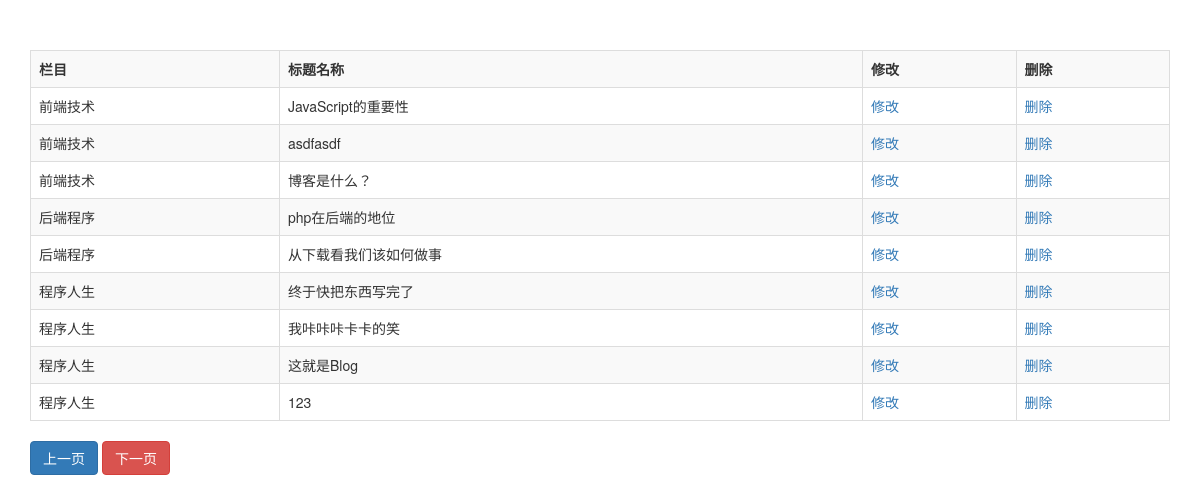
/admin/content/index.php, run on an earlier commit of the app's database.
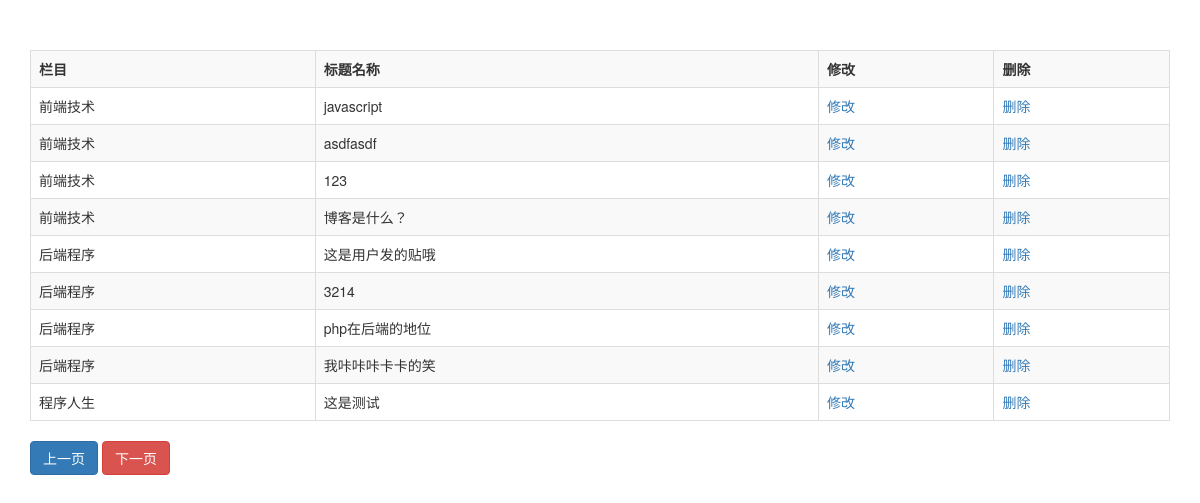
And on a later commit of the database.
### tables this page shows
CREATE TABLE `topic` (
  `id` int(50) unsigned NOT NULL AUTO_INCREMENT,
  `content` text,
  `class_id` int(50) DEFAULT NULL,
  `time` int(50) DEFAULT NULL,
  `title` varchar(255) DEFAULT NULL,
  `views` int(11) NOT NULL DEFAULT '0',
  `comment_times` int(11) DEFAULT '0',
  `user_id` int(11) DEFAULT '10',
  PRIMARY KEY (`id`)
);

CREATE TABLE `class` (
  `id` int(10) unsigned NOT NULL AUTO_INCREMENT,
  `name` varchar(255) NOT NULL,
  PRIMARY KEY (`id`)
);

### admin/content/index.php (the view, shortened to what this page needs)
<?php
    include '../../public/db.php';
    include '../../public/page.php';
    $sqlTot="select count(*) from topic";
	$smtTot=$pdo->prepare($sqlTot);
	$smtTot->execute();
	$tot=$smtTot->fetchColumn();
	$page=new Page($tot,9);
    $sql = "SELECT topic.*,class.name FROM topic,class where topic.class_id=class.id order by class_id,topic.id desc limit {$page->offset},{$page->length}";
    $rst = $pdo->query($sql);
?>
<!doctype html>
<html lang="en">
<head>
	<link rel="stylesheet" href="../../public/bs/css/bootstrap.min.css">
</head>
<body>
	<div class="container">
		 <table class='table table-striped table-hover table-bordered' style="margin-top: 50px">
			<tr>
				<th>栏目</th>
				<th>标题名称</th>
				<th>修改</th>
				<th>删除</th>
			</tr>
			<?php
				while($row=$rst->fetch()){
					echo "<tr>";
					echo "<td>{$row['name']}</td>";
					echo "<td>{$row['title']}</td>";
					echo "<td><a href='edit.php?id={$row['id']}'>修改</a></td>";
					echo "<td><a href='delete.php?id={$row['id']}' class='delete'>删除</a></td>";
					echo "</tr>";
				}
			?>
		</table>
		  <div>
	        <?php
				$page->show();
			?>
	      </div>
	</div>
</body>
</html>

### public/Page.php (shortened to what this page needs)
<?php
class Page{
	public $prev;
	public $next;
	public function __construct($tot,$length){
		$this->length=$length;
		if(isset($_GET['page'])){
			$page=$_GET['page'];
		}else{
			$page=1;
		}
		$this->offset=($page-1)*$this->length;
		$pages=ceil($tot/$this->length);
		$this->prev=$page-1;
		if($this->prev<=1){
			$this->prev=1;
		}
		$this->next=$page+1;
		if($this->next>=$pages){
			$this->next=$pages;
		}
	}
	public function show(){
		echo "<a href='index.php?page={$this->prev}' class='btn btn-primary'>上一页</a>
			<a href='index.php?page={$this->next}' class='btn btn-danger'>下一页</a>";
	}
}
 ?>

What changed in the data, as far as the page shows it:
removed topic: class.name "前端技术", title "JavaScript的重要性"
removed topic: class.name "后端程序", title "从下载看我们该如何做事"
no longer on this page (row edited): topic: class.name "程序人生", title "终于快把东西写完了"
no longer on this page (row edited): topic: class.name "程序人生", title "这就是Blog"
added topic: class.name "前端技术", title "javascript"
changed topic (number 3 of 9 on the later page): class.name "程序人生" → "前端技术"; moves up the list
added topic: class.name "后端程序", title "这是用户发的贴哦"
added topic: class.name "后端程序", title "3214"
changed topic "我咔咔咔卡卡的笑": class.name "程序人生" → "后端程序"
added topic: class.name "程序人生", title "这是测试"
